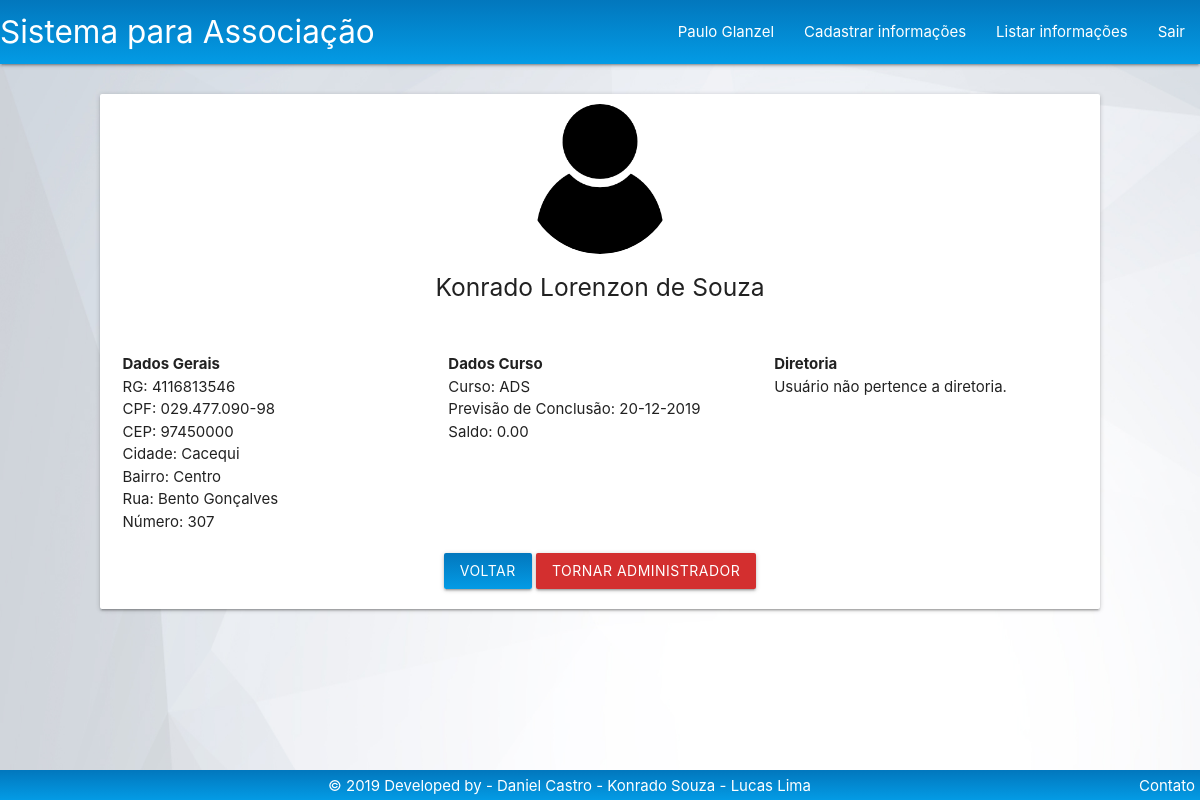
Page /Tela/verMais.php?id=17 (signed in) on the earlier database version.
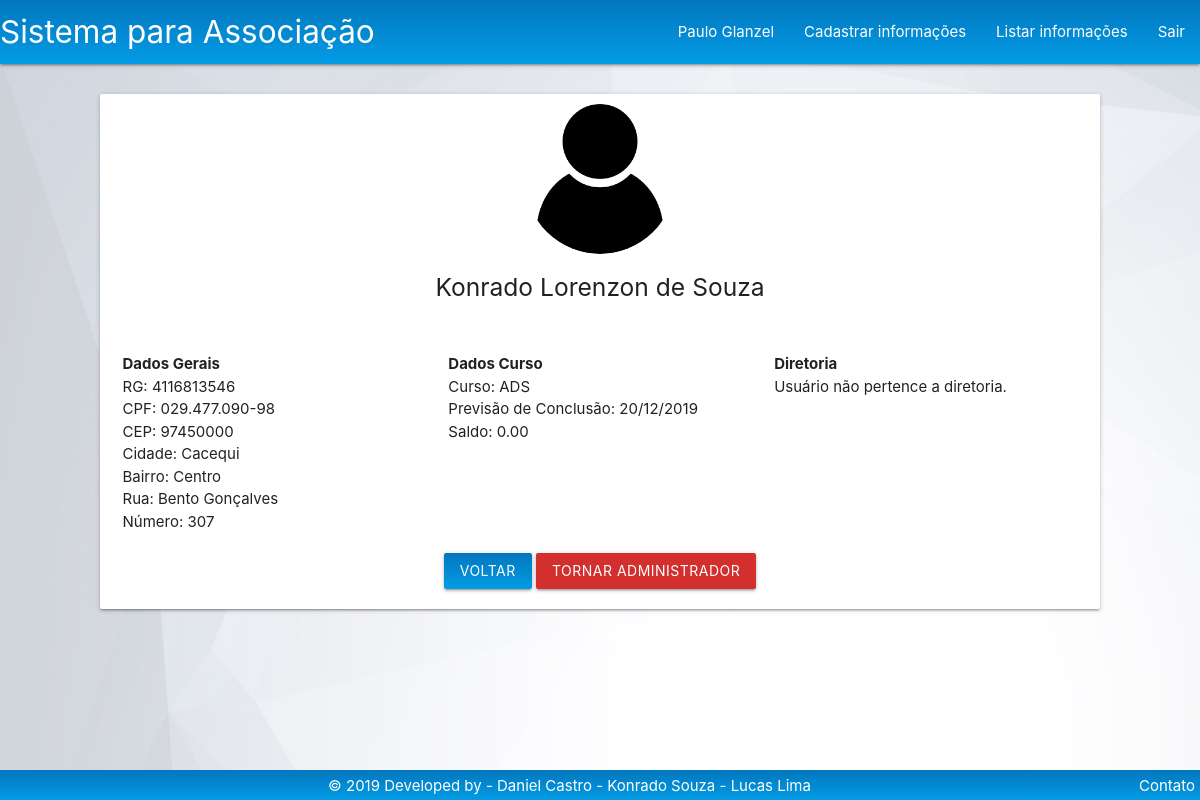
Same page on the later database version.
### tables this page shows
CREATE TABLE `aluno` (
  `id_usuario` int(11) NOT NULL,
  `id_responsavel` int(11) DEFAULT NULL,
  `curso` varchar(100) DEFAULT NULL,
  `saldo` decimal(10,2) DEFAULT NULL,
  `previsao_conclusao` varchar(30) DEFAULT NULL
);

### Controle/usuarioPDO.php (called while the page is built, shortened)
<?php
if (!realpath("./index.php")) {
    include_once '../Modelo/aluno.php';
} else {
    include_once "./Controle/conexao.php";
    include_once './Modelo/usuario.php';
    include_once './Modelo/aluno.php';
    include_once './Modelo/diretoria.php';
}
class usuarioPDO {
    public function selectAlunoPorId($id) {
        $con = new conexao();
        $pdo = $con->getConexao();
        $stmt = $pdo->prepare("select * from aluno where id_usuario = :id;");
        $stmt->bindValue(':id', $id);
        if ($stmt->execute()) {
            if ($stmt->rowCount() > 0) {
                $linha = $stmt->fetch();
                return $aluno = new aluno($linha);
            } else {
                return false;
            }
        } else {
            return false;
        }
    }
}

### Modelo/aluno.php (called while the page is built, shortened)
<?php
class aluno {
    private $curso;
    private $saldo;
    private $previsao_conclusao;
    public function __construct() {
        if (func_num_args() != 0) {
            $atributos = func_get_args()[0];
        }
    }
    function getCurso() {
        return $this->curso;
    }
    function getSaldo() {
        return $this->saldo;
    }
    function getPrevisao_conclusao() {
        return $this->previsao_conclusao;
    }
}

### Tela/verMais.php (the view, shortened to what the changed rows need)
<!DOCTYPE html>
<html>
    <head>
        <?php
        include_once '../Base/header.php';
        ?>
    </head>
    <body class="homeimg">
        <?php
        include_once '../Controle/usuarioPDO.php';
        $usuarioPDO = new usuarioPDO();
        if (isset($_SESSION['usuario'])) {
            $logado = unserialize($_SESSION['usuario']);
            if ($logado->getAdministrador() == 'false') {
                header('location: ./acessoNegado.php');
            } else {
                $aluno = new aluno();
                $aluno = $usuarioPDO->selectAlunoPorId($_GET['id']);
            }
        } else {
            header('location: ./login.php');
        }
        ?>
        <div class="row">
            <div class="col s12">
                <div class="row">
                    <br>
                    <div class="card col s10 offset-s1 left">
                        <div class="col s12">
                            <div class="row">
                                <div class="col s4">
                                    <br>
                                    <span><b>Dados Curso</b></span><br>
                                    <?php if ($aluno) { ?>
                                        <span>Curso: <?php echo $aluno->getCurso(); ?></span><br>
                                        <span>Previsão de Conclusão: <?php echo $aluno->getPrevisao_conclusao(); ?></span><br>
                                        <span>Saldo: <?php echo $aluno->getSaldo(); ?></span><br>
                                                <?php
                                    } else {
                                        ?><h5>O usuário não é aluno</h5><?php
                                    }
                                    ?>
                                </div>
                            </div>
                        </div>
                    </div>
                </div>
            </div>
        </div>
    </body>
</html>

Differences in the rows shown:
changed aluno "ADS": previsao_conclusao "20-12-2019" → "20/12/2019"
